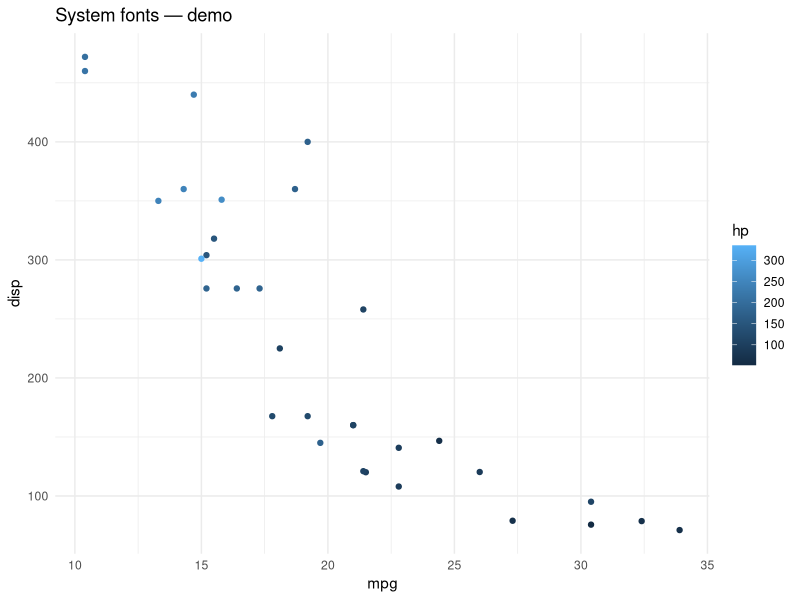

This chart was generated by the following R code:
## 18-plot-system-fonts.R
## Simple plot using a system font and ragg renderer; saves PNG to timeseries/figures.

library(ragg)
library(ggplot2)

fig_dir <- file.path("timeseries", "figures")
if (!dir.exists(fig_dir)) dir.create(fig_dir, recursive = TRUE)
outfile <- file.path(fig_dir, "fonts_demo.png")

grf <- ggplot(mtcars) +
  geom_point(aes(mpg, disp, colour = hp)) +
  labs(title = "System fonts — demo") +
  theme_minimal(base_family = "sans")

agg_png(outfile, width = 1000, height = 500, units = "px", scaling = 1)
print(grf)
dev.off()

cat(sprintf("Saved %s\n", outfile))
